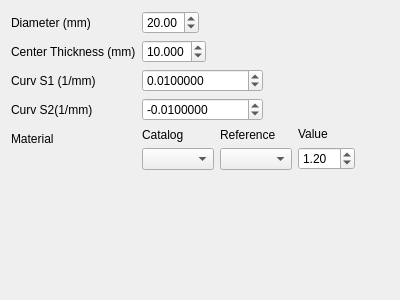
<?xml version="1.0" encoding="UTF-8"?>
<ui version="4.0">
 <class>Form</class>
 <widget class="QWidget" name="Form">
  <property name="geometry">
   <rect>
    <x>0</x>
    <y>0</y>
    <width>400</width>
    <height>300</height>
   </rect>
  </property>
  <property name="windowTitle">
   <string>Form</string>
  </property>
  <layout class="QVBoxLayout" name="verticalLayout">
   <item>
    <layout class="QFormLayout" name="formLayout">
     <property name="sizeConstraint">
      <enum>QLayout::SetMaximumSize</enum>
     </property>
     <property name="fieldGrowthPolicy">
      <enum>QFormLayout::ExpandingFieldsGrow</enum>
     </property>
     <item row="0" column="0">
      <widget class="QLabel" name="label_2">
       <property name="text">
        <string>Diameter (mm)</string>
       </property>
      </widget>
     </item>
     <item row="0" column="1">
      <widget class="QDoubleSpinBox" name="D">
       <property name="value">
        <double>20.000000000000000</double>
       </property>
      </widget>
     </item>
     <item row="1" column="0">
      <widget class="QLabel" name="label">
       <property name="text">
        <string>Center Thickness (mm)</string>
       </property>
      </widget>
     </item>
     <item row="1" column="1">
      <widget class="QDoubleSpinBox" name="CT">
       <property name="decimals">
        <number>3</number>
       </property>
       <property name="value">
        <double>10.000000000000000</double>
       </property>
      </widget>
     </item>
     <item row="2" column="0">
      <widget class="QLabel" name="label_3">
       <property name="text">
        <string>Curv S1 (1/mm)</string>
       </property>
      </widget>
     </item>
     <item row="2" column="1">
      <widget class="QDoubleSpinBox" name="CS1">
       <property name="decimals">
        <number>7</number>
       </property>
       <property name="minimum">
        <double>-100000.000000000000000</double>
       </property>
       <property name="maximum">
        <double>100000.000000000000000</double>
       </property>
       <property name="value">
        <double>0.010000000000000</double>
       </property>
      </widget>
     </item>
     <item row="3" column="0">
      <widget class="QLabel" name="label_4">
       <property name="text">
        <string>Curv S2(1/mm)</string>
       </property>
      </widget>
     </item>
     <item row="3" column="1">
      <widget class="QDoubleSpinBox" name="CS2">
       <property name="decimals">
        <number>7</number>
       </property>
       <property name="minimum">
        <double>-100000.000000000000000</double>
       </property>
       <property name="maximum">
        <double>100000.000000000000000</double>
       </property>
       <property name="value">
        <double>-0.010000000000000</double>
       </property>
      </widget>
     </item>
     <item row="4" column="0">
      <widget class="QLabel" name="label_5">
       <property name="text">
        <string>Material</string>
       </property>
      </widget>
     </item>
     <item row="4" column="1">
      <layout class="QHBoxLayout" name="horizontalLayout_2">
       <item>
        <layout class="QVBoxLayout" name="verticalLayout_4">
         <item>
          <widget class="QLabel" name="label_8">
           <property name="text">
            <string>Catalog</string>
           </property>
          </widget>
         </item>
         <item>
          <widget class="QComboBox" name="Catalog"/>
         </item>
        </layout>
       </item>
       <item>
        <layout class="QVBoxLayout" name="verticalLayout_5">
         <item>
          <widget class="QLabel" name="label_9">
           <property name="text">
            <string>Reference</string>
           </property>
          </widget>
         </item>
         <item>
          <widget class="QComboBox" name="Reference"/>
         </item>
        </layout>
       </item>
       <item>
        <layout class="QVBoxLayout" name="verticalLayout_2">
         <item>
          <widget class="QLabel" name="label_6">
           <property name="text">
            <string>Value</string>
           </property>
          </widget>
         </item>
         <item>
          <widget class="QDoubleSpinBox" name="Value">
           <property name="minimum">
            <double>1.000000000000000</double>
           </property>
           <property name="singleStep">
            <double>0.100000000000000</double>
           </property>
           <property name="value">
            <double>1.200000000000000</double>
           </property>
          </widget>
         </item>
        </layout>
       </item>
      </layout>
     </item>
    </layout>
   </item>
  </layout>
 </widget>
 <resources/>
 <connections/>
</ui>
